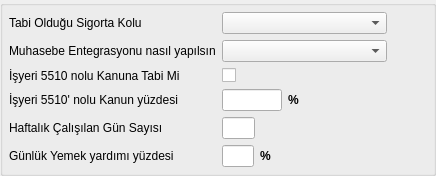
        <widget class="QGroupBox" name="groupBox_7">
         <property name="title">
          <string/>
         </property>
         <layout class="QGridLayout" name="gridLayout_28">
          <property name="margin">
           <number>6</number>
          </property>
          <item row="0" column="0">
           <layout class="QGridLayout" name="gridLayout_14">
            <item row="0" column="0">
             <widget class="QLabel" name="label_32">
              <property name="font">
               <font>
                <pointsize>9</pointsize>
               </font>
              </property>
              <property name="text">
               <string>Tabi Olduğu Sigorta Kolu</string>
              </property>
             </widget>
            </item>
            <item row="0" column="1">
             <widget class="QComboBox" name="comboBox_frm_tabi_sig_kolu">
              <property name="font">
               <font>
                <pointsize>9</pointsize>
               </font>
              </property>
             </widget>
            </item>
            <item row="1" column="0">
             <widget class="QLabel" name="label_42">
              <property name="sizePolicy">
               <sizepolicy hsizetype="Fixed" vsizetype="Fixed">
                <horstretch>0</horstretch>
                <verstretch>0</verstretch>
               </sizepolicy>
              </property>
              <property name="font">
               <font>
                <pointsize>9</pointsize>
               </font>
              </property>
              <property name="text">
               <string>Muhasebe Entegrasyonu nasıl yapılsın</string>
              </property>
             </widget>
            </item>
            <item row="1" column="1">
             <widget class="QComboBox" name="comboBox_muh_fis_hesaplari_birlestir">
              <property name="font">
               <font>
                <pointsize>9</pointsize>
               </font>
              </property>
             </widget>
            </item>
            <item row="2" column="0">
             <widget class="QLabel" name="label_33">
              <property name="font">
               <font>
                <pointsize>9</pointsize>
               </font>
              </property>
              <property name="text">
               <string>İşyeri 5510 nolu Kanuna Tabi Mi</string>
              </property>
             </widget>
            </item>
            <item row="2" column="1">
             <widget class="QCheckBox" name="checkBox_isy_5510_nolu_kanuna_tabi_mi">
              <property name="text">
               <string/>
              </property>
             </widget>
            </item>
            <item row="3" column="0">
             <widget class="QLabel" name="label_39">
              <property name="font">
               <font>
                <pointsize>9</pointsize>
               </font>
              </property>
              <property name="text">
               <string>İşyeri 5510' nolu Kanun yüzdesi</string>
              </property>
             </widget>
            </item>
            <item row="3" column="2">
             <spacer name="horizontalSpacer_38">
              <property name="orientation">
               <enum>Qt::Horizontal</enum>
              </property>
              <property name="sizeHint" stdset="0">
               <size>
                <width>40</width>
                <height>20</height>
               </size>
              </property>
             </spacer>
            </item>
            <item row="3" column="1">
             <layout class="QGridLayout" name="gridLayout_43" columnstretch="3,3,0">
              <item row="0" column="0">
               <widget class="QCommaEdit" name="commaEdit_isy_5510_nolu_kanun_yuzdesi">
                <property name="font">
                 <font>
                  <pointsize>9</pointsize>
                 </font>
                </property>
                <property name="whatsThis">
                 <string>Sayilari formatina(Or:1,000,234.50) donusturur. </string>
                </property>
                <property name="QCommaEdit" stdset="0">
                 <rect>
                  <x>0</x>
                  <y>0</y>
                  <width>100</width>
                  <height>100</height>
                 </rect>
                </property>
               </widget>
              </item>
              <item row="0" column="2">
               <spacer name="horizontalSpacer_39">
                <property name="orientation">
                 <enum>Qt::Horizontal</enum>
                </property>
                <property name="sizeHint" stdset="0">
                 <size>
                  <width>40</width>
                  <height>20</height>
                 </size>
                </property>
               </spacer>
              </item>
              <item row="0" column="1">
               <widget class="QLabel" name="label_44">
                <property name="font">
                 <font>
                  <pointsize>9</pointsize>
                  <weight>75</weight>
                  <bold>true</bold>
                 </font>
                </property>
                <property name="text">
                 <string>%</string>
                </property>
               </widget>
              </item>
             </layout>
            </item>
            <item row="4" column="0">
             <widget class="QLabel" name="label_45">
              <property name="font">
               <font>
                <pointsize>9</pointsize>
               </font>
              </property>
              <property name="text">
               <string>Haftalık Çalışılan Gün Sayısı</string>
              </property>
             </widget>
            </item>
            <item row="5" column="0">
             <widget class="QLabel" name="label_46">
              <property name="font">
               <font>
                <pointsize>9</pointsize>
               </font>
              </property>
              <property name="text">
               <string>Günlük Yemek yardımı yüzdesi</string>
              </property>
             </widget>
            </item>
            <item row="5" column="1">
             <layout class="QGridLayout" name="gridLayout_44" columnstretch="20,10,70">
              <item row="0" column="0">
               <widget class="QCommaEdit" name="commaEdit_gunluk_yemek_yardimi_yuzdesi">
                <property name="font">
                 <font>
                  <pointsize>9</pointsize>
                 </font>
                </property>
                <property name="whatsThis">
                 <string>Sayilari formatina(Or:1,000,234.50) donusturur. </string>
                </property>
                <property name="QCommaEdit" stdset="0">
                 <rect>
                  <x>0</x>
                  <y>0</y>
                  <width>100</width>
                  <height>100</height>
                 </rect>
                </property>
               </widget>
              </item>
              <item row="0" column="1">
               <widget class="QLabel" name="label_47">
                <property name="font">
                 <font>
                  <pointsize>9</pointsize>
                  <weight>75</weight>
                  <bold>true</bold>
                 </font>
                </property>
                <property name="text">
                 <string>%</string>
                </property>
               </widget>
              </item>
              <item row="0" column="2">
               <spacer name="horizontalSpacer_40">
                <property name="orientation">
                 <enum>Qt::Horizontal</enum>
                </property>
                <property name="sizeHint" stdset="0">
                 <size>
                  <width>40</width>
                  <height>20</height>
                 </size>
                </property>
               </spacer>
              </item>
             </layout>
            </item>
            <item row="4" column="1">
             <layout class="QGridLayout" name="gridLayout_45" columnstretch="20,80">
              <item row="0" column="0">
               <widget class="QCommaEdit" name="commaEdit_haftalik_calisilan_gun_sayisi">
                <property name="font">
                 <font>
                  <pointsize>9</pointsize>
                 </font>
                </property>
                <property name="whatsThis">
                 <string>Sayilari formatina(Or:1,000,234.50) donusturur. </string>
                </property>
                <property name="QCommaEdit" stdset="0">
                 <rect>
                  <x>0</x>
                  <y>0</y>
                  <width>100</width>
                  <height>100</height>
                 </rect>
                </property>
               </widget>
              </item>
              <item row="0" column="1">
               <spacer name="horizontalSpacer_41">
                <property name="orientation">
                 <enum>Qt::Horizontal</enum>
                </property>
                <property name="sizeHint" stdset="0">
                 <size>
                  <width>40</width>
                  <height>20</height>
                 </size>
                </property>
               </spacer>
              </item>
             </layout>
            </item>
           </layout>
          </item>
         </layout>
        </widget>
